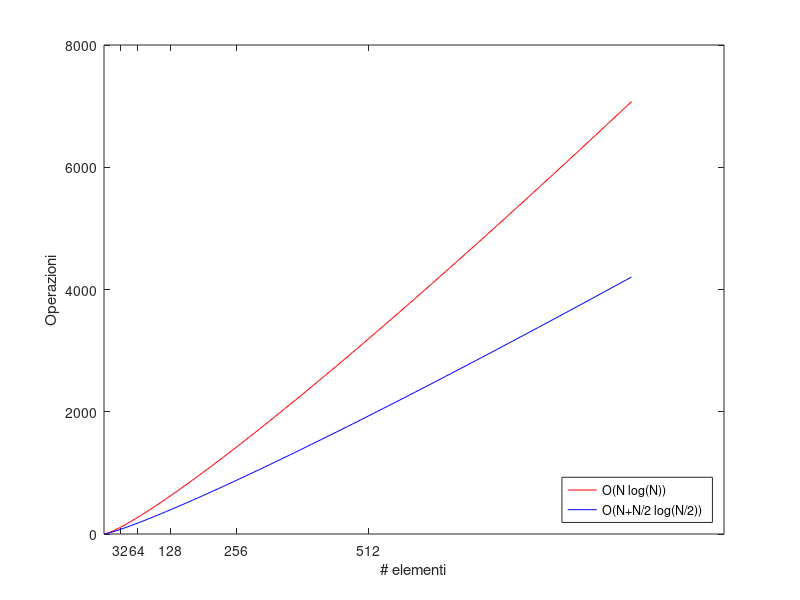

Write MATLAB code to recreate this figure.



x=[1:10:1024];

esponente=[5:1:floor(log2(x(end)))];
asse=2*ones(1,length(esponente));
asse=asse.^esponente;

f1=inline('x.*log(x)');
f2=inline('x+x/2.*log(x/2)');
plot(x,f1(x),'r',x,f2(x),'b');

xlabel('# elementi');
ylabel('Operazioni');
set(gca,'XTick',asse)
legend('O(N log(N))','O(N+N/2 log(N/2))','Location','SouthEast');